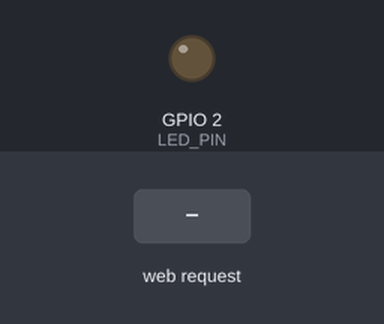
The sketch below on a simulated ESP32. On the bench: output pins drawn as LEDs (lit = HIGH). The inputs (shaded band) are chosen by the test bench. WiFi joins after 1.5 s; servers stay silent unless stated; what the sketch prints to the serial monitor is not drawn.

Above: at 2.7 s.
2.8 s: HTTP request GET /set?bri=1 received
At 3.4 s:
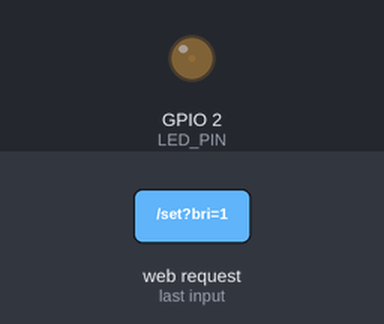
4.3 s: HTTP request GET /set?bri=120 received
At 4.6 s:
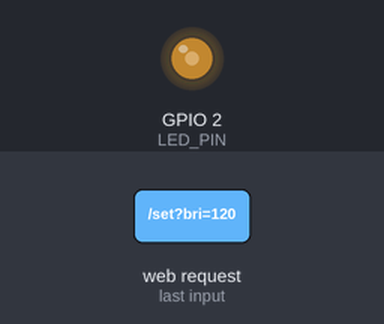
Timing chart, 0 to 7.3 s (numbered marks = the images above; inputs shaded):
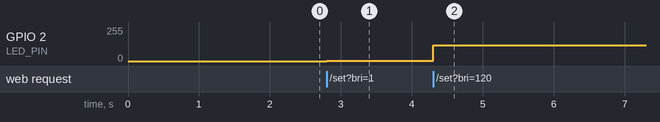

Measured:
- after the input at 2.8 s, GPIO 2 (LED_PIN): 0/255 → 1/255 at once
- after the input at 4.3 s, GPIO 2 (LED_PIN): 1/255 → 120/255 at once

The sketch:

web_slider_dimmer.ino
```cpp
#include <WiFi.h>
#include <WebServer.h>

const char* ssid = "vivo S19 Pro";
const char* password = "mmmmmmmm";
const int LED_PIN = 2;

WebServer server(80);
int brightness = 0;

// 生成网页页面，和你示例统一用 makePage + rawliteral
String makePage() {
  String html = R"rawliteral(
<!DOCTYPE html>
<html lang="zh-CN">
<head>
  <meta charset="UTF-8">
  <meta name="viewport" content="width=device-width, initial-scale=1.0">
  <title>ex07 网页无极滑动调光</title>
  <style>
    body {font-family:Arial; text-align:center; margin-top:80px; font-size:26px;}
    #slider {width:85%; height:32px; margin:30px 0;}
  </style>
</head>
<body>
  <h1>网页滑动条无极调光</h1>
  <!-- 作业要求 range 滑块 min0 max255 -->
  <input type="range" id="slider" min="0" max="255" value="0">
  <p>当前亮度数值：<span id="val">0</span></p>
  <script>
    const slider = document.getElementById("slider");
    const valText = document.getElementById("val");
    // 拖动实时发送请求
    slider.oninput = function(){
      let v = this.value;
      valText.innerText = v;
      fetch("/set?bri="+v);
    }
  </script>
</body>
</html>
)rawliteral";
  return html;
}

// 主页路由
void handleRoot() {
  server.send(200, "text/html; charset=UTF-8", makePage());
}

// 接收滑块亮度参数
void handleSetBright() {
  if (server.hasArg("bri")) {
    brightness = server.arg("bri").toInt();
   ledcWrite(LED_PIN, brightness);
  }
  server.send(200, "text/plain; charset=UTF-8", "OK");
}

void setup() {
  Serial.begin(115200);
  // 新版PWM配置，兼容当前内核，无报错
  ledcAttach(LED_PIN, 5000, 8);
  ledcWrite(LED_PIN, 0);

  WiFi.begin(ssid, password);
  Serial.print("连接WiFi");
  while (WiFi.status() != WL_CONNECTED) {
    delay(500);
    Serial.print(".");
  }
  Serial.println("\n连接成功");
  Serial.print("访问地址: http://");
  Serial.println(WiFi.localIP());

  // 注册接口路由
  server.on("/", handleRoot);
  server.on("/set", handleSetBright);
  server.begin();
}

void loop() {
  server.handleClient();
}
```
